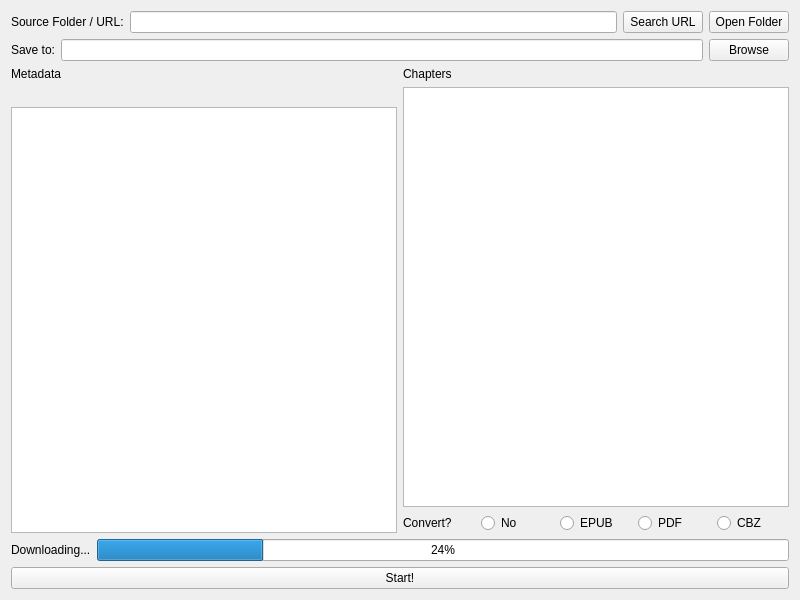
<?xml version="1.0" encoding="UTF-8"?>
<ui version="4.0">
 <class>Widget</class>
 <widget class="QWidget" name="Widget">
  <property name="geometry">
   <rect>
    <x>0</x>
    <y>0</y>
    <width>800</width>
    <height>600</height>
   </rect>
  </property>
  <property name="windowTitle">
   <string>Widget</string>
  </property>
  <layout class="QVBoxLayout" name="verticalLayout_2">
   <item>
    <layout class="QHBoxLayout" name="horizontalLayout_2">
     <item>
      <widget class="QLabel" name="label_4">
       <property name="text">
        <string>Source Folder / URL:</string>
       </property>
      </widget>
     </item>
     <item>
      <widget class="QLineEdit" name="text_source"/>
     </item>
     <item>
      <widget class="QPushButton" name="button_from_url">
       <property name="text">
        <string>Search URL</string>
       </property>
       <property name="icon">
        <iconset theme="search"/>
       </property>
      </widget>
     </item>
     <item>
      <widget class="QPushButton" name="button_from_folder">
       <property name="text">
        <string>Open Folder</string>
       </property>
       <property name="icon">
        <iconset theme="folder"/>
       </property>
      </widget>
     </item>
    </layout>
   </item>
   <item>
    <layout class="QHBoxLayout" name="horizontalLayout_4">
     <item>
      <widget class="QLabel" name="label_5">
       <property name="text">
        <string>Save to:</string>
       </property>
      </widget>
     </item>
     <item>
      <widget class="QLineEdit" name="text_dest"/>
     </item>
     <item>
      <widget class="QPushButton" name="pushButton_3">
       <property name="text">
        <string>Browse</string>
       </property>
       <property name="icon">
        <iconset theme="folder"/>
       </property>
      </widget>
     </item>
    </layout>
   </item>
   <item>
    <layout class="QHBoxLayout" name="horizontalLayout">
     <item>
      <layout class="QVBoxLayout" name="verticalLayout">
       <item>
        <widget class="QLabel" name="label_2">
         <property name="text">
          <string>Metadata</string>
         </property>
        </widget>
       </item>
       <item>
        <widget class="QLabel" name="label_image"/>
       </item>
       <item>
        <widget class="QListWidget" name="metadata_list"/>
       </item>
      </layout>
     </item>
     <item>
      <layout class="QVBoxLayout" name="verticalLayout_4">
       <item>
        <widget class="QLabel" name="label">
         <property name="text">
          <string>Chapters</string>
         </property>
        </widget>
       </item>
       <item>
        <widget class="QTableWidget" name="chapter_table"/>
       </item>
       <item>
        <layout class="QHBoxLayout" name="horizontalLayout_3">
         <item>
          <widget class="QLabel" name="label_3">
           <property name="text">
            <string>Convert?</string>
           </property>
          </widget>
         </item>
         <item>
          <widget class="QRadioButton" name="radio_no_convert">
           <property name="text">
            <string>No</string>
           </property>
          </widget>
         </item>
         <item>
          <widget class="QRadioButton" name="radio_convert_epub">
           <property name="text">
            <string>EPUB</string>
           </property>
          </widget>
         </item>
         <item>
          <widget class="QRadioButton" name="radio_convert_pdf">
           <property name="text">
            <string>PDF</string>
           </property>
          </widget>
         </item>
         <item>
          <widget class="QRadioButton" name="radio_convert_cbz">
           <property name="text">
            <string>CBZ</string>
           </property>
          </widget>
         </item>
        </layout>
       </item>
      </layout>
     </item>
    </layout>
   </item>
   <item>
    <layout class="QHBoxLayout" name="horizontalLayout_5">
     <item>
      <widget class="QLabel" name="label_progress">
       <property name="text">
        <string>Downloading...</string>
       </property>
      </widget>
     </item>
     <item>
      <widget class="QProgressBar" name="progress_bar">
       <property name="value">
        <number>24</number>
       </property>
      </widget>
     </item>
    </layout>
   </item>
   <item>
    <widget class="QPushButton" name="button_start">
     <property name="text">
      <string>Start!</string>
     </property>
    </widget>
   </item>
  </layout>
 </widget>
 <resources/>
 <connections/>
</ui>
